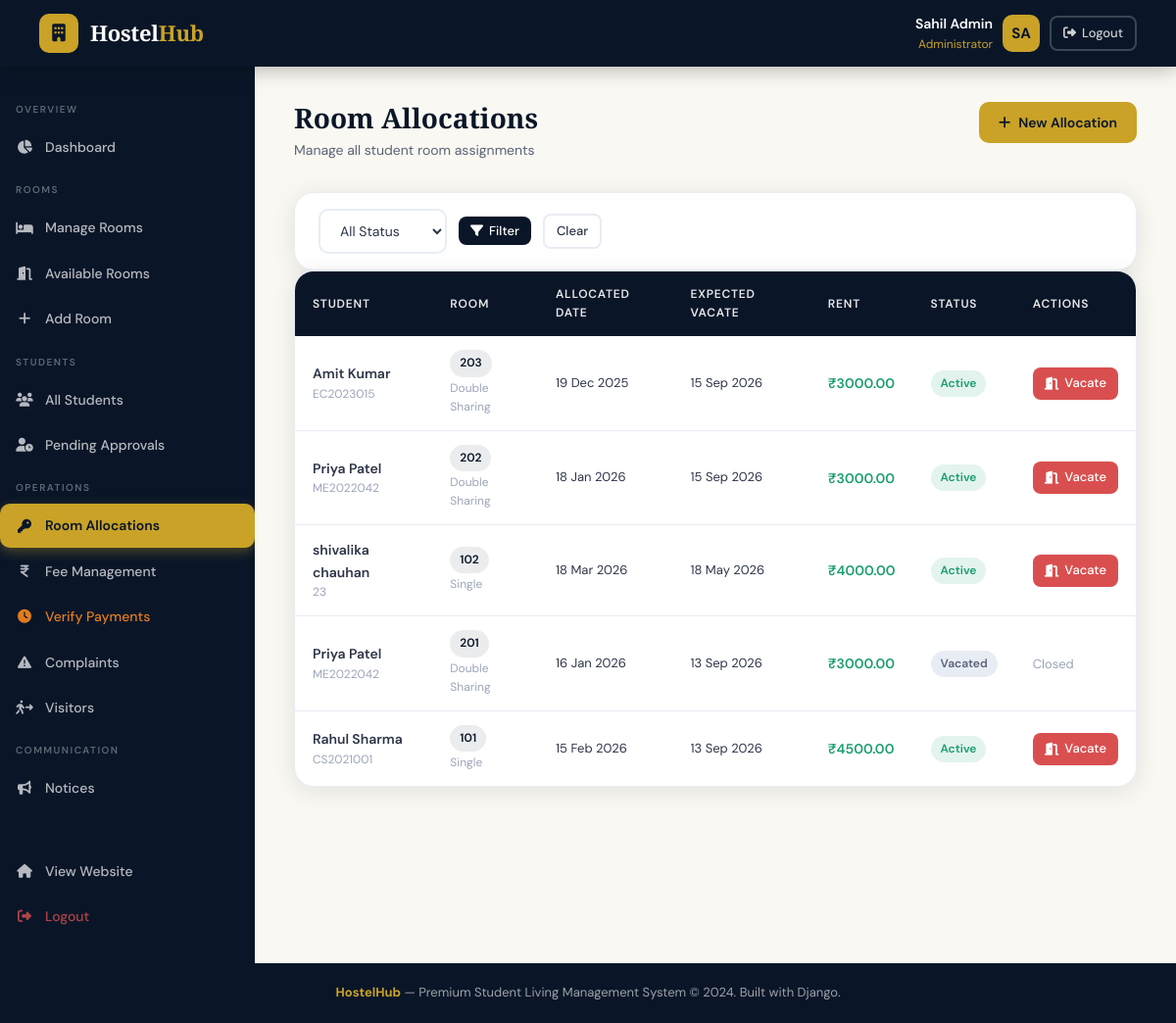
Screenshot of /admin-panel/allocations/ (signed in) with the database file from the repository.
### hostel_app/models.py (models this page shows, shortened)
class RoomAllocation(models.Model):
    STATUS_CHOICES = [
        ('active', 'Active'),
        ('vacated', 'Vacated'),
        ('transferred', 'Transferred'),
    ]
    student = models.ForeignKey(StudentProfile, on_delete=models.CASCADE, related_name='allocations')
    room = models.ForeignKey(Room, on_delete=models.CASCADE, related_name='allocations')
    allocated_date = models.DateField(default=timezone.now)
    expected_vacate_date = models.DateField(null=True, blank=True)
    actual_vacate_date = models.DateField(null=True, blank=True)
    status = models.CharField(max_length=15, choices=STATUS_CHOICES, default='active')
    monthly_rent = models.DecimalField(max_digits=10, decimal_places=2)
    security_deposit = models.DecimalField(max_digits=10, decimal_places=2, default=0)
    notes = models.TextField(blank=True)
    allocated_by = models.ForeignKey(User, on_delete=models.SET_NULL, null=True, related_name='allocations_made')
    created_at = models.DateTimeField(auto_now_add=True)

class StudentProfile(models.Model):
    GENDER_CHOICES = [('M', 'Male'), ('F', 'Female'), ('O', 'Other')]
    STATUS_CHOICES = [('active', 'Active'), ('inactive', 'Inactive'), ('pending', 'Pending')]
    user = models.OneToOneField(User, on_delete=models.CASCADE, related_name='profile')
    roll_number = models.CharField(max_length=20, unique=True)
    phone = models.CharField(max_length=15)
    gender = models.CharField(max_length=1, choices=GENDER_CHOICES)
    date_of_birth = models.DateField(null=True, blank=True)
    address = models.TextField(blank=True)
    course = models.CharField(max_length=100, blank=True)
    year_of_study = models.IntegerField(default=1)
    guardian_name = models.CharField(max_length=100, blank=True)
    guardian_phone = models.CharField(max_length=15, blank=True)
    status = models.CharField(max_length=10, choices=STATUS_CHOICES, default='pending')
    profile_photo = models.ImageField(upload_to='profiles/', null=True, blank=True)
    created_at = models.DateTimeField(auto_now_add=True)

class Room(models.Model):
    STATUS_CHOICES = [
        ('available', 'Available'),
        ('occupied', 'Occupied'),
        ('maintenance', 'Under Maintenance'),
        ('reserved', 'Reserved'),
    ]
    FLOOR_CHOICES = [(i, f'Floor {i}') for i in range(0, 11)]
    room_number = models.CharField(max_length=10, unique=True)
    room_type = models.ForeignKey(RoomType, on_delete=models.CASCADE, related_name='rooms')
    floor = models.IntegerField(choices=FLOOR_CHOICES, default=1)
    status = models.CharField(max_length=15, choices=STATUS_CHOICES, default='available')
    current_occupancy = models.IntegerField(default=0)
    has_ac = models.BooleanField(default=False)
    has_attached_bathroom = models.BooleanField(default=False)
    has_wifi = models.BooleanField(default=True)
    has_tv = models.BooleanField(default=False)
    notes = models.TextField(blank=True)
    created_at = models.DateTimeField(auto_now_add=True)
    updated_at = models.DateTimeField(auto_now=True)

class RoomType(models.Model):
    name = models.CharField(max_length=50)  # Single, Double, Triple, Dormitory
    capacity = models.IntegerField()
    price_per_month = models.DecimalField(max_digits=10, decimal_places=2)
    description = models.TextField(blank=True)
    amenities = models.TextField(blank=True)  # JSON-like comma separated

### hostel_app/views.py (the view)
# urls.py: path('admin-panel/allocations/', views.manage_allocations, name='manage_allocations'),
@login_required
@user_passes_test(is_admin)
def manage_allocations(request):
    allocations = RoomAllocation.objects.select_related('student__user', 'room').order_by('-created_at')
    status_filter = request.GET.get('status', '')
    if status_filter:
        allocations = allocations.filter(status=status_filter)
    return render(request, 'hostel_app/admin/allocations.html', {
        'allocations': allocations,
        'status_filter': status_filter,
    })

### hostel_app/views.py (called while the page is built)
def is_admin(user):
    return user.is_staff or user.is_superuser

### hostel_app/templates/hostel_app/admin/allocations.html (shortened to what this page needs)
{% extends 'hostel_app/admin/base_admin.html' %}
{% block admin_content %}
<div class="page-header fade-in">
    <div>
        <div class="page-title">Room Allocations</div>
        <div class="page-subtitle">Manage all student room assignments</div>
    </div>
    <a href="{% url 'add_allocation' %}" class="btn btn-gold"><i class="fa-solid fa-plus"></i> New Allocation</a>
</div>
<div class="card mb-20 fade-in fade-in-delay-1">
    <div class="card-body" style="padding:16px 24px;">
        <form method="get" style="display:flex;gap:12px;flex-wrap:wrap;align-items:center;">
            <select name="status" class="form-control" style="width:auto;">
                <option value="">All Status</option>
            </select>
            <button type="submit" class="btn btn-primary btn-sm"><i class="fa-solid fa-filter"></i> Filter</button>
            <a href="{% url 'manage_allocations' %}" class="btn btn-outline btn-sm">Clear</a>
        </form>
    </div>
</div>
<div class="card fade-in fade-in-delay-2">
    <div class="table-wrapper">
        <table>
            <thead>
                <tr><th>Student</th><th>Room</th><th>Allocated Date</th><th>Expected Vacate</th><th>Rent</th><th>Status</th><th>Actions</th></tr>
            </thead>
            <tbody>
                {% for alloc in allocations %}
                <tr>
                    <td>
                        <div style="font-weight:600;font-size:14px;">{{ alloc.student.user.get_full_name }}</div>
                        <div style="font-size:12px;color:var(--gray-400);">{{ alloc.student.roll_number }}</div>
                    </td>
                    <td>
                        <span class="badge badge-navy">{{ alloc.room.room_number }}</span>
                        <div style="font-size:12px;color:var(--gray-400);margin-top:2px;">{{ alloc.room.room_type.name }}</div>
                    </td>
                    <td style="font-size:13px;">{{ alloc.allocated_date|date:"d M Y" }}</td>
                    <td style="font-size:13px;">{{ alloc.expected_vacate_date|date:"d M Y"|default:"—" }}</td>
                    <td style="font-weight:600;color:var(--success);">₹{{ alloc.monthly_rent }}</td>
                    <td>
                        <span class="badge {% if alloc.status == 'active' %}badge-success{% elif alloc.status == 'vacated' %}badge-gray{% else %}badge-warning{% endif %}">
                            {{ alloc.get_status_display }}
                        </span>
                    </td>
                    <td>
                        {% if alloc.status == 'active' %}
                        <a href="{% url 'vacate_allocation' alloc.pk %}"
                           class="btn btn-danger btn-sm"
                           onclick="return confirm('Are you sure you want to vacate this allocation?')">
                            <i class="fa-solid fa-door-open"></i> Vacate
                        </a>
                        {% else %}
                        <span style="font-size:13px;color:var(--gray-400);">Closed</span>
                        {% endif %}
                    </td>
                </tr>
                {% endfor %}
            </tbody>
        </table>
    </div>
</div>
{% endblock %}

### hostel_app/templates/hostel_app/base.html (shortened to what this page needs)
<!DOCTYPE html>
<html lang="en">
<head>
    <link rel="stylesheet" href="https://cdnjs.cloudflare.com/ajax/libs/font-awesome/6.5.0/css/all.min.css">
</head>
<body>
<nav class="navbar">
    <a href="{% url 'home' %}" class="navbar-brand">
        <div class="brand-icon"><i class="fa-solid fa-building"></i></div>
        <span class="brand-text">Hostel<span>Hub</span></span>
    </a>
    {% if user.is_authenticated %}
        <div class="user-menu">
            <div class="user-info">
                <div class="user-name">{{ user.get_full_name|default:user.username }}</div>
                <div class="user-role">{% if user.is_staff %}Administrator{% else %}Student{% endif %}</div>
            </div>
            <div class="avatar">{{ user.first_name|first|upper }}{{ user.last_name|first|upper }}</div>
            <a href="{% url 'logout' %}" class="btn btn-outline btn-sm" style="border-color:rgba(255,255,255,0.2);color:rgba(255,255,255,0.8);">
                <i class="fa-solid fa-right-from-bracket"></i> Logout
            </a>
        </div>
    {% else %}
        <div class="navbar-actions">
            <a href="{% url 'login' %}" class="btn btn-outline btn-sm" style="border-color:rgba(255,255,255,0.25);color:rgba(255,255,255,0.8);">Login</a>
            <a href="{% url 'register' %}" class="btn btn-gold btn-sm">Register</a>
        </div>
    {% endif %}
</nav>
{% block body %}{% endblock %}
<footer>
    <strong>HostelHub</strong> — Premium Student Living Management System &copy; 2024. Built with Django.
</footer>
</body>
</html>

### hostel_app/templates/hostel_app/base.html (style rules this page uses)
:root { --navy: #0a1628; --navy-mid: #122040; --navy-light: #1a2f55; --gold: #c9a227; --gold-light: #e8c84a; --gold-pale: #f5e6a3; --cream: #faf8f2; --white: #ffffff; --gray-100: #f4f6fa; --gray-200: #e8ecf4; --gray-400: #9ba4b8; --gray-600: #5a6478; --gray-800: #2d3548; --success: #1a9e6e; --danger: #d94f4f; --warning: #e07c1f; --info: #2272c3; --radius: 12px; --radius-lg: 20px; --shadow: 0 4px 24px rgba(10,22,40,0.10); --shadow-lg: 0 8px 40px rgba(10,22,40,0.18); --transition: all 0.28s cubic-bezier(0.4,0,0.2,1); }
* { margin: 0; padding: 0; box-sizing: border-box; }
body { font-family: 'DM Sans', sans-serif; background: var(--cream); color: var(--gray-800); min-height: 100vh; font-size: 15px; line-height: 1.6; }
.navbar { background: var(--navy); padding: 0 40px; display: flex; align-items: center; justify-content: space-between; height: 68px; position: sticky; top: 0; z-index: 1000; box-shadow: 0 2px 20px rgba(0,0,0,0.3); }
.navbar-brand { display: flex; align-items: center; gap: 12px; text-decoration: none; }
.brand-icon { width: 40px; height: 40px; background: var(--gold); border-radius: 10px; display: flex; align-items: center; justify-content: center; font-size: 18px; color: var(--navy); }
.brand-text { font-family: 'Playfair Display', serif; font-size: 22px; font-weight: 800; color: var(--white); letter-spacing: -0.3px; }
.brand-text span { color: var(--gold); }
.page-header { display: flex; align-items: flex-start; justify-content: space-between; margin-bottom: 32px; gap: 16px; }
.page-title { font-family: 'Playfair Display', serif; font-size: 28px; font-weight: 700; color: var(--navy); line-height: 1.2; }
.page-subtitle { color: var(--gray-600); font-size: 14px; margin-top: 4px; }
.card { background: var(--white); border-radius: var(--radius-lg); box-shadow: var(--shadow); border: 1px solid var(--gray-200); overflow: hidden; }
.card-body { padding: 24px; }
.btn { display: inline-flex; align-items: center; gap: 8px; padding: 10px 20px; border-radius: 10px; font-size: 14px; font-weight: 500; cursor: pointer; border: none; text-decoration: none; transition: var(--transition); font-family: 'DM Sans', sans-serif; }
.btn-primary { background: var(--navy); color: var(--white); }
.btn-gold { background: var(--gold); color: var(--navy); font-weight: 600; }
.btn-danger { background: var(--danger); color: white; }
.btn-outline { background: transparent; border: 2px solid var(--gray-200); color: var(--gray-800); }
.btn-sm { padding: 6px 12px; font-size: 13px; border-radius: 8px; gap: 6px; }
.form-control { width: 100%; padding: 11px 16px; border: 2px solid var(--gray-200); border-radius: 10px; font-size: 14px; font-family: 'DM Sans', sans-serif; color: var(--gray-800); background: var(--white); transition: var(--transition); outline: none; }
.table-wrapper { overflow-x: auto; border-radius: var(--radius); }
table { width: 100%; border-collapse: collapse; }
thead th { background: var(--navy); color: rgba(255,255,255,0.9); padding: 14px 18px; font-size: 12px; font-weight: 600; letter-spacing: 0.8px; text-transform: uppercase; text-align: left; }
thead th:first-child { border-radius: 0; }
tbody tr { border-bottom: 1px solid var(--gray-200); transition: var(--transition); }
tbody tr:last-child { border-bottom: none; }
tbody td { padding: 14px 18px; font-size: 14px; color: var(--gray-800); }
.badge { display: inline-flex; align-items: center; gap: 5px; padding: 4px 10px; border-radius: 99px; font-size: 12px; font-weight: 600; }
.badge-success { background: rgba(26,158,110,0.12); color: var(--success); }
.badge-navy { background: rgba(10,22,40,0.08); color: var(--navy); }
.badge-gray { background: var(--gray-200); color: var(--gray-600); }
.avatar { width: 38px; height: 38px; background: var(--gold); border-radius: 10px; display: flex; align-items: center; justify-content: center; font-weight: 700; color: var(--navy); font-size: 15px; }
.user-menu { display: flex; align-items: center; gap: 10px; cursor: pointer; }
.user-info { text-align: right; }
.user-name { font-size: 14px; font-weight: 600; color: var(--white); }
.user-role { font-size: 12px; color: var(--gold); }
footer { background: var(--navy); color: rgba(255,255,255,0.6); text-align: center; padding: 20px; font-size: 13px; margin-top: auto; }
footer strong { color: var(--gold); }
.fade-in { animation: fadeInUp 0.4s ease both; }
.fade-in-delay-1 { animation-delay: 0.1s; }
.fade-in-delay-2 { animation-delay: 0.2s; }

### rows the page displays
RoomAllocation: student.user.get_full_name "Amit Kumar", student.roll_number "EC2023015", room.room_number "203", room.room_type.name "Double Sharing", allocated_date "19 Dec 2025", expected_vacate_date "15 Sep 2026", monthly_rent "3000.00", status "Active", shows "Vacate"
RoomAllocation: student.user.get_full_name "Priya Patel", student.roll_number "ME2022042", room.room_number "202", room.room_type.name "Double Sharing", allocated_date "18 Jan 2026", expected_vacate_date "15 Sep 2026", monthly_rent "3000.00", status "Active", shows "Vacate"
RoomAllocation: student.user.get_full_name "shivalika chauhan", student.roll_number "23", room.room_number "102", room.room_type.name "Single", allocated_date "18 Mar 2026", expected_vacate_date "18 May 2026", monthly_rent "4000.00", status "Active", shows "Vacate"
RoomAllocation: student.user.get_full_name "Priya Patel", student.roll_number "ME2022042", room.room_number "201", room.room_type.name "Double Sharing", allocated_date "16 Jan 2026", expected_vacate_date "13 Sep 2026", monthly_rent "3000.00", status "Vacated", shows "Closed"
RoomAllocation: student.user.get_full_name "Rahul Sharma", student.roll_number "CS2021001", room.room_number "101", room.room_type.name "Single", allocated_date "15 Feb 2026", expected_vacate_date "13 Sep 2026", monthly_rent "4500.00", status "Active", shows "Vacate"

### other values shown
{{ user.get_full_name|default:user.username }} "Sahil Admin"
{{ user.first_name|first|upper }} "S"
{{ user.last_name|first|upper }} "A"
